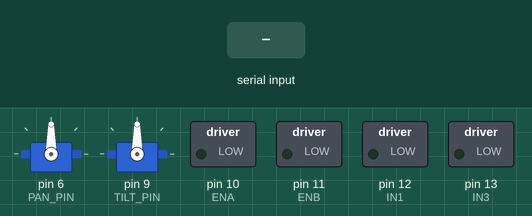
Bench run of a sketch on a simulated Arduino Uno, built with avr-gcc and run on an emulated ATmega328P. Parts: 2 × servo, switched loads named in the sketch (green lamp = pin HIGH). Inputs (shaded band) come from the test bench. What the sketch prints to the serial monitor is not drawn.

Above: at 1.2 s.
1.3 s: "w\n" received over the second serial link
At 2.4 s:
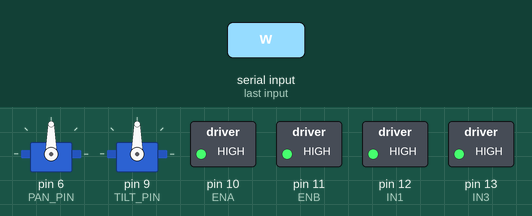
2.8 s: "s\n" received over the second serial link
At 3.5 s:
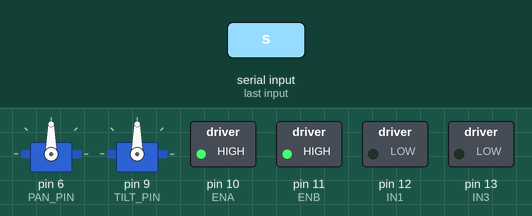
4.3 s: "a\n" received over the second serial link
At 4.7 s:
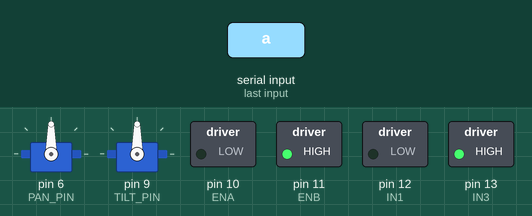
5.8 s: "d\n" received over the second serial link
At 7.0 s:
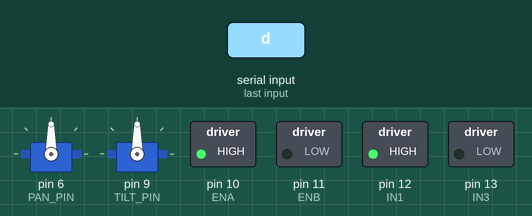
7.3 s: "pan:\n" received over the second serial link
At 8.2 s:
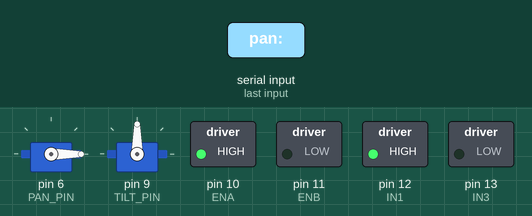
8.8 s: "halt\n" received over the second serial link
At 9.3 s:
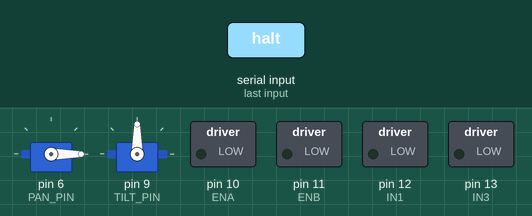
Timing chart, 0 to 11.3 s (numbered marks = the images above; inputs shaded):
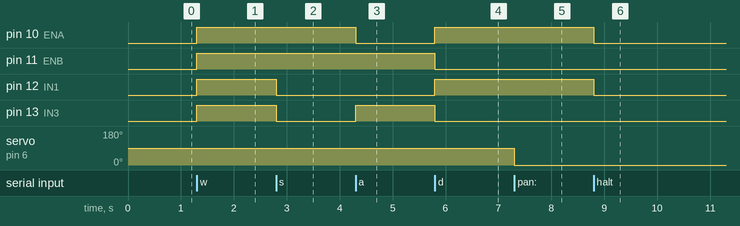

The sketch:

ARDUINO_video_control.ino
```cpp
#include <SoftwareSerial.h> // Використовуйте стандартну бібліотеку, якщо SoftwareSerial1 це просто перейменування
SoftwareSerial mySerial(2, 3); // Rename to avoid confusion regarding standard libs
#include <Servo.h>

// Motor control pins (L298P Motor Shield)
const int ENA = 10;
const int ENB = 11;
const int IN1 = 12;
const int IN3 = 13;
const int SPEED = 255;

// Servo pins
const int PAN_PIN  = 6;
const int TILT_PIN = 9;

int panAngle = 90;
int tiltAngle = 90;
int lastPanAngle = 90;   // Для перевірки змін
int lastTiltAngle = 90;  // Для перевірки змін

// Таймери для вимкнення серво
unsigned long lastServoMoveTime = 0;
const int SERVO_TIMEOUT = 500; // Час у мс, через який серво вимкнеться після руху
bool servosAttached = false;

// Servo objects
Servo panServo;
Servo tiltServo;

// Serial buffer
char buffer[30];
int bufferIndex = 0;

void setup() {
  Serial.begin(9600);
  mySerial.begin(9600);

  // Motor pins
  pinMode(ENA, OUTPUT);
  pinMode(ENB, OUTPUT);
  pinMode(IN1, OUTPUT);
  pinMode(IN3, OUTPUT);
  stopMotors();

  // Attach servos initially
  attachServos();
  panServo.write(panAngle);
  tiltServo.write(tiltAngle);

  mySerial.println("Ready to receive");
  Serial.println("Ready to receive");
  mySerial.flush();
}

void loop() {
  // Читання Serial
  if (mySerial.available()) {
    char inChar = mySerial.read();
    if (inChar == '\n') {
      buffer[bufferIndex] = '\0';
      if (bufferIndex > 0 && buffer[bufferIndex - 1] == '\r') {
        buffer[--bufferIndex] = '\0';
      }

      handleCommand(buffer);
      // mySerial.print(buffer); // Краще прибрати зайвий вивід назад, це завантажує канал
      // mySerial.println();
      bufferIndex = 0;

    } else if (bufferIndex < sizeof(buffer) - 1) {
      buffer[bufferIndex++] = inChar;
    }
  }

  // Логіка вимкнення серво для тиші
  if (servosAttached && (millis() - lastServoMoveTime > SERVO_TIMEOUT)) {
    detachServos();
  }
}

void attachServos() {
  if (!servosAttached) {
    panServo.attach(PAN_PIN);
    tiltServo.attach(TILT_PIN);
    servosAttached = true;
  }
}

void detachServos() {
  if (servosAttached) {
    panServo.detach();
    tiltServo.detach();
    servosAttached = false;
  }
}

void stopMotors() {
  digitalWrite(IN1, LOW);
  digitalWrite(IN3, LOW);
  analogWrite(ENA, 0);
  analogWrite(ENB, 0);
}

void handleCommand(const char* cmd) {
  // --- Motor Commands ---
  if (strcmp(cmd, "w") == 0) {
    digitalWrite(IN1, HIGH); digitalWrite(IN3, HIGH);
    analogWrite(ENA, SPEED); analogWrite(ENB, SPEED);
  } else if (strcmp(cmd, "s") == 0) {
    digitalWrite(IN1, LOW); digitalWrite(IN3, LOW);
    analogWrite(ENA, SPEED); analogWrite(ENB, SPEED);
  } else if (strcmp(cmd, "a") == 0) {
    digitalWrite(IN1, LOW); digitalWrite(IN3, HIGH);
    analogWrite(ENA, 0); analogWrite(ENB, SPEED);
  } else if (strcmp(cmd, "d") == 0) {
    digitalWrite(IN1, HIGH); digitalWrite(IN3, LOW);
    analogWrite(ENA, SPEED); analogWrite(ENB, 0);
  } else if (strcmp(cmd, "halt") == 0) {
    stopMotors();
  }

  // --- Servo Commands ---
  else if (strncmp(cmd, "pan:", 4) == 0) {
    int val = atoi(cmd + 4);
    val = constrain(val, 0, 180);

    // Фільтр: рухаємося тільки якщо зміна > 2 градусів
    if (abs(val - lastPanAngle) > 2) {
      attachServos(); // Прокидаємося
      panServo.write(val);
      panAngle = val;
      lastPanAngle = val;
      lastServoMoveTime = millis(); // Скидаємо таймер сну
    }

  } else if (strncmp(cmd, "tilt:", 5) == 0) {
    int val = atoi(cmd + 5);
    val = constrain(val, 0, 180);

    // Фільтр: рухаємося тільки якщо зміна > 2 градусів
    if (abs(val - lastTiltAngle) > 2) {
      attachServos(); // Прокидаємося
      tiltServo.write(val);
      tiltAngle = val;
      lastTiltAngle = val;
      lastServoMoveTime = millis(); // Скидаємо таймер сну
    }
  }
}
```

Measured:
- after the input at 1.3 s, pin 10 (ENA), pin 11 (ENB), pin 12 (IN1), pin 13 (IN3): LOW → HIGH at once
- after the input at 2.8 s, pin 12 (IN1), pin 13 (IN3): HIGH → LOW at once
- after the input at 4.3 s, pin 10 (ENA): HIGH → LOW at once; pin 13 (IN3): LOW → HIGH at once
- after the input at 5.8 s, pin 10 (ENA), pin 12 (IN1): LOW → HIGH at once; pin 11 (ENB), pin 13 (IN3): HIGH → LOW at once
- after the input at 7.3 s, servo on pin 6 (PAN_PIN): 90° → 0° at once
- after the input at 8.8 s, pin 10 (ENA), pin 12 (IN1): HIGH → LOW at once
